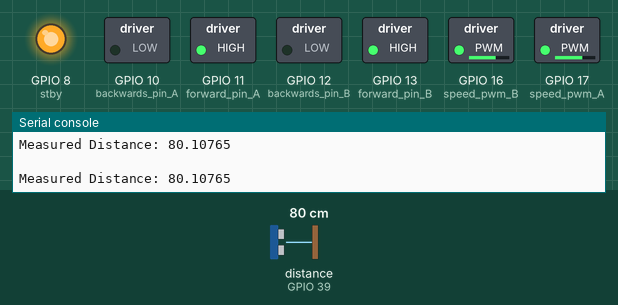
Simulated run of this program. Board: ESP32 board running MicroPython. On the bench: switched loads named in the program (green lamp = pin HIGH), output pins drawn as LEDs (lit = HIGH), the last lines printed to the serial console. The inputs (shaded band) are chosen by the test bench; at power-on: distance to the obstacle (sensor on GPIO 39) 80 cm. The echo pulse lasts 58.3 µs per cm; the clock reads 2024-03-15 10:24:30 at power-on unless the program sets it; files the program writes start out absent; pins used as bus, display or sensor lines are not drawn.

Above: at 1.2 s.
1.3 s: distance to the obstacle (sensor on GPIO 39) set to 54 cm
2.8 s: distance to the obstacle (sensor on GPIO 39) set to 44 cm
At 4.0 s:
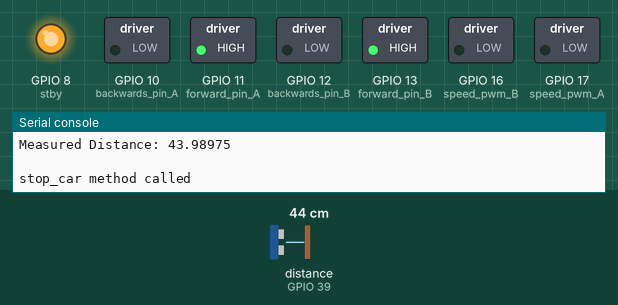
At 8.6 s:
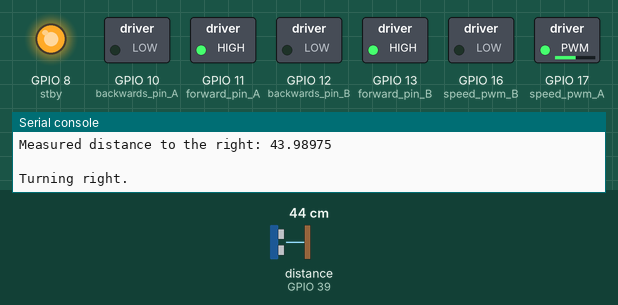
Timing chart, 0 to 11.8 s (numbered marks = the images above; inputs shaded):
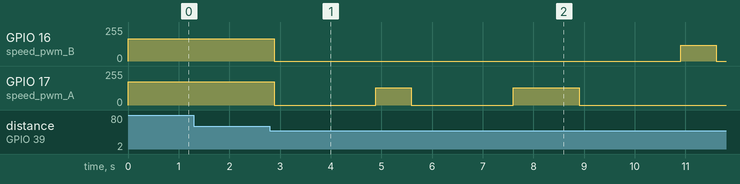

The program:

main.py
```python
###########################################################
## ----------------- Hreiðar Pétursson ----------------- ##
## -------------- Created 10-20 February 2024 ---------- ##
###########################################################

from machine import Pin, PWM
import time
from verkefni_4_settings_classes_functions import *

try:
    # Fetch and create the dictionary and inject it into the pins variable
    pins = initialize_pins()

    # Start the log/print
    start_log_session()

    # Create Instances For Motor A & Motor B and set their default speed
    motor_a = Motor(
        pins["forward_pin_A"],
        pins["backwards_pin_A"],
        pins["speed_pwm_A"],
        default_speed=700,  # This is approx correct straight direction
    )
    motor_b = Motor(
        pins["forward_pin_B"],
        pins["backwards_pin_B"],
        pins["speed_pwm_B"],
        default_speed=672,  # This is approx correct straight direction
    )

    # Create the standby settings variable from the dictionary
    stby = pins["stby"]

    # Set stby value to 1 - Ready to engage and log/print
    stby.value(1)
    log_message("stby value set to 1 (high)")

    # Create UltraSonic Sensor Instance
    ultrasonic_sensor = UltrasonicSensor(pins["trig"], pins["echo"])

    # Create the car instance with motors, stby & ultrasonic sensor
    car = Car(motor_a, motor_b, stby, ultrasonic_sensor)

    # Call obstacle detection with the car instance
    car.drive_car('forward', obstacle_detection=True)

except Exception as e:
    log_message(f"Error encountered: {e}")
```

verkefni_4_settings_classes_functions.py
```python
###########################################################
## ----------------- Hreiðar Pétursson ----------------- ##
## -------------- Created 10-20 February 2024 ---------- ##
###########################################################

from machine import Pin, PWM
import time


###########################################################
## This code is my effort in practicing my best coding   ##
##   skills. It's understandable, reusable and easily    ##
## readable and uses principles of clear code designing. ##
###########################################################


###########################################################
 ## ----- Hope You Enjoy The Reading Of The Code  ----- ##
###########################################################


###########################################################
 ### ----- ----- Method To Initialize Pins ----- ----- ###
###########################################################
def initialize_pins():
    pins = {
        # Motor A
        'forward_pin_A': Pin(11, Pin.OUT),
        'backwards_pin_A': Pin(10, Pin.OUT),
        'speed_pwm_A': PWM(Pin(17, Pin.OUT), freq=10000),
        # Motor B
        'forward_pin_B': Pin(13, Pin.OUT),
        'backwards_pin_B': Pin(12, Pin.OUT),
        'speed_pwm_B': PWM(Pin(16, Pin.OUT), freq=10000),
        # Standby Pin
        'stby': Pin(8, Pin.OUT),
        # Ultrasonic Sensor
        'echo': Pin(39, Pin.IN),
        'trig': Pin(38, Pin.OUT),
    }
    return pins


###########################################################
    ##################      ##       ##################
        ##################      ##################
                    ##################
                     ################
                      ##############
                       ############
                      ##############
                     ################
                    ##################
        ##################      ##################
    ##################      ##       ##################
###########################################################


###########################################################
 #### ----- ----- Motor Class And Methods ----- ----- ####
###########################################################

class Motor:
    def __init__(self, forward, backwards, speed_pwm, default_speed) -> None:
        self.forward = forward
        self.backwards = backwards
        self.speed_pwm = speed_pwm
        self.default_speed = default_speed
        self.current_speed = default_speed
        # Execute log/print of the initialization
        self.log_motor_status()

    # Log the motor's status once it's created
    def log_motor_status(self):
        parts = [
            "\nMotor Initialized: \n",
            f"Forward Pin={self.forward}, \n",
            f"Backwards Pin={self.backwards}, \n",
            f"Speed PWM={self.speed_pwm}, \n",
            f"Default Speed={self.default_speed}\n"
        ]

        message = "".join(parts)
        log_message(message)

    # Set the speed, if speed is None, revert to default
    def set_speed(self, speed=None):
        if speed is None:
            speed = self.default_speed
        self.speed_pwm.duty(int(speed))
        self.current_speed = speed

    # Return the value of the current speed
    def get_current_speed(self):
        return self.current_speed

    # Method for driving both forward and backwards
    def drive(self, direction, speed=None):
        # Forward
        if direction == 'forward':
            self.forward.value(1)
            self.backwards.value(0)
        # Backwards
        elif direction == 'backwards':
            self.forward.value(0)
            self.backwards.value(1)
        # Stop (currently not being used I think)
        elif direction == 'stop':
            self.stop()
        # In case of some errors
        else:
            log_message("Motor drive method: Invalid Direction")
            return
        # (If speed is None, it reverts to the default speed)
        self.set_speed(speed)

    def stop(self):
        self.set_speed(0)

###########################################################
    ##################      ##       ##################
        ##################      ##################
                    ##################
                     ################
                      ##############
                       ############
                      ##############
                     ################
                    ##################
        ##################      ##################
    ##################      ##       ##################
###########################################################


###########################################################
 ##### ----- ----- Car Class And Methods ----- ----- #####
###########################################################

class Car:
    def __init__(self, motor_a, motor_b, stby_pin, ultrasonic_sensor):

        # Initialize motor objects with specific pins and PWM frequencies
        self.motor_a = motor_a
        self.motor_b = motor_b

        # Initialize Standby Pin
        self.stby = stby_pin

        # Initialize The UltraSonic Sensor
        self.ultrasonic_sensor = ultrasonic_sensor

        self.show_car_status()

        # Extra properties
        self.turn_speed_left_a = 0
        self.turn_speed_left_b = 475

        self.turn_speed_right_a = 520
        self.turn_speed_right_b = 0

        self.turn_duration_90 = 0.7
        self.turn_duration_180 = (2 * self.turn_duration_90) - 0.1
        self.turn_duration_270 = 3 * self.turn_duration_90
        self.turn_duration_360 = 4 * self.turn_duration_90


          ############################################
          ##### ----- Drive & Stop Methods ----- #####
          ############################################

    # This way, the car drives and has a obstacle detection to true or false

    def drive_car(self, direction, duration=None, speed=None, obstacle_detection=False):
        # Record the start time
        start_time = time.time()

        # Start Driving
        self.motor_a.drive(direction, speed)
        self.motor_b.drive(direction, speed)
        log_message(f"Started driving in direction: {direction} and with speed: Motor A: {self.motor_a.get_current_speed()} Motor B: {self.motor_b.get_current_speed()}")

        # If obstacle_detection is True and no duration
        if obstacle_detection and not duration:
            # Proceed in chosen direction

            while True:
                distance = self.ultrasonic_sensor.measure_distance()
                log_message(f"\nMeasured Distance: {distance}")
                if distance < 50:
                    # Stop and back up slightly
                    self.stop_car()
                    time.sleep(2)  # Wait for 1 second to simulate backing up

                    # Turn left 90 degrees and measure distance
                    self.turn_90('right')
                    distance_right = self.ultrasonic_sensor.measure_distance()
                    log_message(f"Measured distance to the right: {distance_right}")
                    time.sleep(2)

                    # Turn 180 degrees to the right (totaling 270 from original direction) and measure distance
                    self.turn_180('right')
                    distance_left = self.ultrasonic_sensor.measure_distance()
                    log_message(f"Measured distance to the left: {distance_left}")
                    time.sleep(2)

                    # Compare distances and choose direction with more clearance
                    log_message(f"Comparing distances and choosing direction")
                    if distance_left >= distance_right and distance_left > 50:
                        # No need to turn as car is already facing the direction with more clearance
                        log_message(f"Distance left is more then distance right and more then 50cm. Continue to the left direction")
                        pass
                    elif distance_right >= distance_left and distance_right > 50:
                        log_message(f"Distance right is more then distance left and more then 50cm. Turning back to left direction")
                        self.turn_180('right')  # Turn back to the left direction
                    else:
                        # If no clear path or both < 50cm, turn 90° more to the right, to face the back direction
                        log_message(f"Both ways less then 50cm")
                        self.turn_90('left')
                    # Wait 2 seconds before resuming driving or turning again
                    time.sleep(2)

                    # After handling obstacle, resume driving
                    self.motor_a.drive(direction, speed)
                    self.motor_b.drive(direction, speed)

                time.sleep(0.2)

        elif duration:
            time.sleep(duration)
            self.stop_car()

        else:
            log_message(f"You need to specify either obstacle detection as True and no duration or specify duration")
#             while True:
#                 current_time = time.time()
#                 if (current_time - start_time) >= duration:
#                     self.stop_car()
#                     break  # Exit the loop after the duration has passed

    def stop_car(self):
        self.motor_a.stop()
        self.motor_b.stop()
        log_message(f"\nstop_car method called")


            #######################################
            ##### ----- Turning Methods ----- #####
            #######################################

    def turn(self, left_or_right):
        # Turn right with motor A
        if left_or_right == 'right':
            self.motor_a.drive('forward', self.turn_speed_right_a)
            self.motor_b.stop()
        # Turn left with Motor B
        else:
            self.motor_b.drive('forward', self.turn_speed_left_b)
            self.motor_a.stop()

        log_message(f"\nTurning {left_or_right}.")

        # Stop the other motor
        #(self.motor_b if left_or_right == 'right' else self.motor_a).stop()

    # Method for turning 90°
    def turn_90(self, left_or_right):
        # Execute turn
        self.turn(left_or_right)
        # Turning
        time.sleep(self.turn_duration_90)
        # Stop car
        self.stop_car()
        # Print out completetion of turning
        log_message(f"\nCompleted 90° turn to the {left_or_right}.")

    # For 180° turns
    def turn_180(self, left_or_right):
        self.turn(left_or_right)
        time.sleep(self.turn_duration_180)
        self.stop_car()
        log_message(f"\nCompleted 180° turn to the {left_or_right}.")

    # For 360° circle turning
    def turn_360(self, left_or_right):
        self.turn(left_or_right)
        time.sleep(self.turn_duration_360)
        self.stop_car()
        log_message(f"\nCompleted 360° turn to the {left_or_right}.")

    # Example method in Car class to demonstrate functionality
    def show_car_status(self):
        log_message("\nCar Status:")
        log_message(f"\nMotor A Status: \nForward={self.motor_a.forward.value()}, \nBackwards={self.motor_a.backwards.value()}, \nSpeed={self.motor_a.speed_pwm.duty()}, \nDefault speed={self.motor_a.default_speed}")
        log_message(f"\n\nMotor B Status: \nForward={self.motor_b.forward.value()}, \nBackwards={self.motor_b.backwards.value()}, \nSpeed={self.motor_b.speed_pwm.duty()}, \nDefault speed={self.motor_b.default_speed}")

###########################################################
    ##################      ##       ##################
        ##################      ##################
                    ##################
                     ################
                      ##############
                       ############
                      ##############
                     ################
                    ##################
        ##################      ##################
    ##################      ##       ##################
###########################################################


###########################################################
 ### ----- Functions for writing logs and print  ----- ###
###########################################################

# time.localtime() don't work when esp32 is solo on car without computer connection
def start_log_session(log_file_path="logfile.log"):
    # Get the current time as a tuple
    current_time_tuple = time.localtime()  # MicroPython's time.localtime() provides a tuple

    # Format the time manually (MicroPython doesn't support strftime in the same way)
    current_timestamp = "{}-{:02d}-{:02d} {:02d}:{:02d}:{:02d}".format(*current_time_tuple[0:6])

    start_message = f"\n\n\n\n\nCar Script Started - {current_timestamp}\n" \
                    "-----------------------------------------\n"

    with open(log_file_path, "a") as log_file:
        log_file.write(start_message)


def log_message(message, log_file_path="logfile.log"):
    # Directly write the log messages, assuming logfile.log is at the root
    with open(log_file_path, "a") as log_file:
        log_file.write(message + "\n")
    print(message)

###########################################################
    ##################      ##       ##################
        ##################      ##################
                    ##################
                     ################
                      ##############
                       ############
                      ##############
                     ################
                    ##################
        ##################      ##################
    ##################      ##       ##################
###########################################################


###########################################################
 #### ----- Ultrasonic Sensor Class And Methods ----- ####
###########################################################

class UltrasonicSensor:
    def __init__(self, trig_pin, echo_pin):
        self.trig = trig_pin
        self.echo = echo_pin


    def measure_distance(self):
        # Trigger the measurement
        self.trig.value(1)
        time.sleep_us(10)
        self.trig.value(0)

        # Wait for the echo to start
        while not self.echo.value():
            pass
        start = time.ticks_us()

        # Wait for the echo to end
        while self.echo.value():
            pass
        end = time.ticks_us()

        # Calculate the duration and distance
        duration = time.ticks_diff(end, start)
        distance = (duration * 0.0343) / 2  # Convert time to distance

        return distance


###########################################################
 ###### ----- #### ----- THE END ! ----- ##### ----- #####
###########################################################
```

boot.py
```python
# boot.py
import esp
esp.osdebug(None)  # Disable vendor OS debugging messages

import gc
# import webrepl

# webrepl.start()  # Starts WebREPL with the previously set password
#
# try:
#     # Attempt to connect to Wi-Fi
#     import connect_network
#     connect_network.connect_to_wifi()
# except Exception as e:
#     print("Could not connect to Wi-Fi:", str(e))

gc.collect()  # Run garbage collection to free up memory
```

Measured:
- the behaviour switches between 50 and 49 cm on distance to the obstacle (sensor on GPIO 39) (found by bisection; images 0 and 1)
- after the input at 2.8 s, GPIO 16 (speed_pwm_B): 168/255 → 0/255 after 0.09 s, → 118/255 8.0 s later, → 0/255 0.70 s later; GPIO 17 (speed_pwm_A): goes 0/255 2.0 s, 130/255 0.70 s, 0/255 2.0 s, 130/255 1.3 s, then 0/255, starting after 0.09 s
